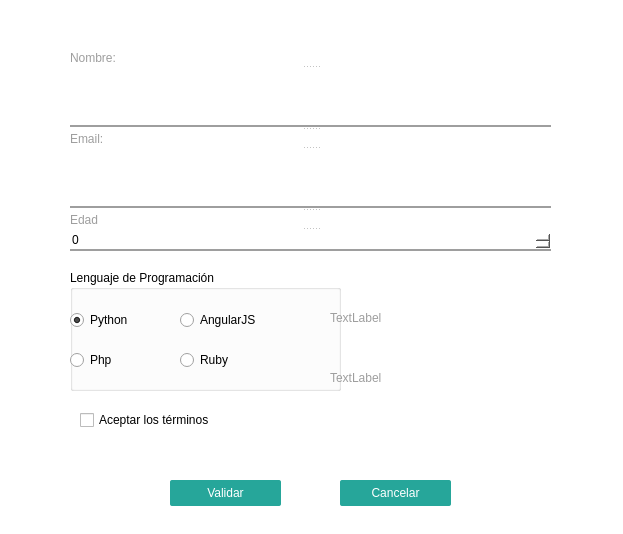
<?xml version="1.0" encoding="UTF-8"?>
<ui version="4.0">
 <class>Dialog</class>
 <widget class="QDialog" name="Dialog">
  <property name="geometry">
   <rect>
    <x>0</x>
    <y>0</y>
    <width>623</width>
    <height>534</height>
   </rect>
  </property>
  <property name="windowTitle">
   <string>Dialog</string>
  </property>
  <property name="styleSheet">
   <string notr="true">QDialog{

background-color: #FFFFFF;
margin: 0;
font-family: sans-serif;
color: inherit;
font: inherit;
margin: 0;

}

QPushButton{

border: none;
border-radius: 2px;
outline: 0;
padding: 0 2rem;
text-transform: uppercase;
vertical-align: middle;
text-decoration: none;
color: #fff;
background-color: #26a69a;
text-align: center;

}

QPushButton:hover{

background-color: #2bbbad;
margin: 0;
margin-left: 3rem;

}

QLabel{

color: #9e9e9e;
position: absolute;
top: 0.8rem;
left: 0.75rem;

}

QLabel:hover{

color: #26a69a;

}

QLineEdit{

font-family: &quot;Roboto&quot;;
color: #000;
width: 20px;
height: 20px;
outline: none;
padding: 15px;
background: #fff;
border: none;
border-bottom: 2px solid #9e9e9e;

}

QLineEdit:hover{

outline: none;
border-bottom: 2px solid #26a69a; 

}

QSpinBox{

font-family: &quot;Roboto&quot;;
color: #000;
background: #fff;
border: none;
border-bottom: 2px solid #9e9e9e;

}

QSpinBox:hover{

outline: none;
border-bottom: 2px solid #26a69a; 

}

QRadioButton:hover{

background: #26a69a;
color: #f2f2f2;
padding: 5px 15px;

}
</string>
  </property>
  <widget class="QPushButton" name="boton">
   <property name="geometry">
    <rect>
     <x>170</x>
     <y>480</y>
     <width>111</width>
     <height>26</height>
    </rect>
   </property>
   <property name="text">
    <string>Validar</string>
   </property>
  </widget>
  <widget class="QPushButton" name="cancelar">
   <property name="geometry">
    <rect>
     <x>340</x>
     <y>480</y>
     <width>111</width>
     <height>26</height>
    </rect>
   </property>
   <property name="text">
    <string>Cancelar</string>
   </property>
  </widget>
  <widget class="QGroupBox" name="groupBox">
   <property name="geometry">
    <rect>
     <x>70</x>
     <y>270</y>
     <width>271</width>
     <height>121</height>
    </rect>
   </property>
   <property name="title">
    <string>Lenguaje de Programación</string>
   </property>
   <widget class="QRadioButton" name="rbPython">
    <property name="geometry">
     <rect>
      <x>0</x>
      <y>40</y>
      <width>107</width>
      <height>20</height>
     </rect>
    </property>
    <property name="text">
     <string>Python</string>
    </property>
    <property name="checked">
     <bool>true</bool>
    </property>
   </widget>
   <widget class="QRadioButton" name="rbPhp">
    <property name="geometry">
     <rect>
      <x>0</x>
      <y>80</y>
      <width>107</width>
      <height>20</height>
     </rect>
    </property>
    <property name="text">
     <string>Php</string>
    </property>
   </widget>
   <widget class="QRadioButton" name="rbAngular">
    <property name="geometry">
     <rect>
      <x>110</x>
      <y>40</y>
      <width>111</width>
      <height>20</height>
     </rect>
    </property>
    <property name="text">
     <string>AngularJS</string>
    </property>
   </widget>
   <widget class="QRadioButton" name="rbRuby">
    <property name="geometry">
     <rect>
      <x>110</x>
      <y>80</y>
      <width>107</width>
      <height>20</height>
     </rect>
    </property>
    <property name="text">
     <string>Ruby</string>
    </property>
    <property name="checked">
     <bool>false</bool>
    </property>
   </widget>
  </widget>
  <widget class="QCheckBox" name="cbTerminos">
   <property name="geometry">
    <rect>
     <x>80</x>
     <y>410</y>
     <width>171</width>
     <height>20</height>
    </rect>
   </property>
   <property name="text">
    <string>Aceptar los términos</string>
   </property>
  </widget>
  <widget class="QLabel" name="labelLenguaje">
   <property name="geometry">
    <rect>
     <x>330</x>
     <y>310</y>
     <width>181</width>
     <height>16</height>
    </rect>
   </property>
   <property name="text">
    <string>TextLabel</string>
   </property>
  </widget>
  <widget class="QLabel" name="labelTerminos">
   <property name="geometry">
    <rect>
     <x>330</x>
     <y>370</y>
     <width>231</width>
     <height>16</height>
    </rect>
   </property>
   <property name="text">
    <string>TextLabel</string>
   </property>
  </widget>
  <widget class="QSplitter" name="splitter">
   <property name="geometry">
    <rect>
     <x>70</x>
     <y>50</y>
     <width>481</width>
     <height>201</height>
    </rect>
   </property>
   <property name="orientation">
    <enum>Qt::Vertical</enum>
   </property>
   <widget class="QLabel" name="label">
    <property name="text">
     <string>Nombre:</string>
    </property>
   </widget>
   <widget class="QLineEdit" name="nombre">
    <property name="text">
     <string/>
    </property>
   </widget>
   <widget class="QLabel" name="label_2">
    <property name="text">
     <string>Email:</string>
    </property>
   </widget>
   <widget class="QLineEdit" name="email">
    <property name="placeholderText">
     <string/>
    </property>
   </widget>
   <widget class="QLabel" name="label_3">
    <property name="text">
     <string>Edad</string>
    </property>
   </widget>
   <widget class="QSpinBox" name="edad"/>
  </widget>
 </widget>
 <resources/>
 <connections/>
</ui>
